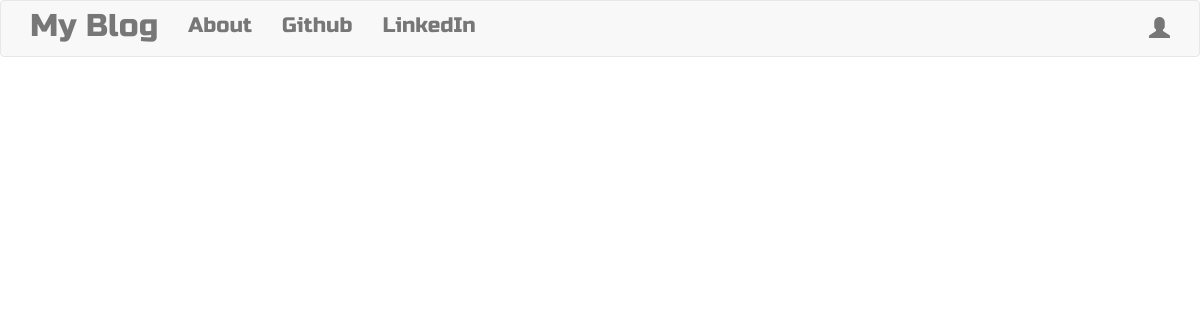
The app's page /, older data.
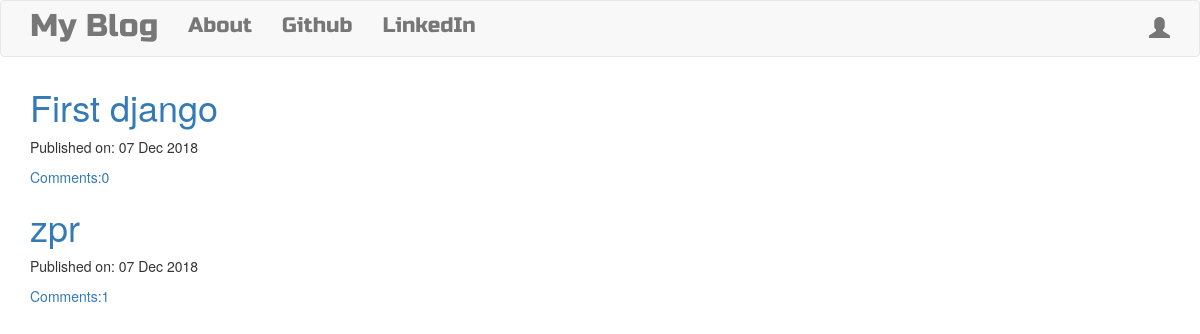
The same page, newer data.
### blog/models.py (models this page shows, shortened)
class Post(models.Model):
    author = models.ForeignKey('auth.User',on_delete=models.CASCADE)
    title = models.CharField(max_length=250)
    text  = models.TextField()
    created_date= models.DateTimeField(default=timezone.now)
    published_date = models.DateTimeField(blank=True,null= True)
    def approved_comments(self):
        return self.comments.filter(approved_comment= True)

### blog/views.py (the view)
# urls.py: url(r'^$',views.PostListView.as_view(),name="post_list"),
class PostListView(ListView):
    model = Post
    def get_queryset(self):
        return Post.objects.filter(published_date__lte=timezone.now()).order_by('-published_date')

### blog/templates/blog/post_list.html
{%extends "blog/base.html"%}
{%block content%}
   <div class="centerstage">
     {%for post in post_list%}
      <div class="post">
        <h1>
          <a href="{%url 'post_detail' pk=post.pk%}">{{post.title}}</a>
        </h1>
        <div class="date">
          <p>Published on: {{post.published_date|date:"d M Y"}}</p>
        </div>
        <a href="{%url 'post_detail' pk=post.pk%}">Comments:{{post.approved_comments.count}}</a>
      </div>
     {%endfor%}
   </div>
{%endblock%}

### blog/templates/blog/base.html (shortened to what this page needs)
<!DOCTYPE html>
<html lang="en" dir="ltr">
{%load staticfiles%}
  <head>
    <link rel="stylesheet" href="https://maxcdn.bootstrapcdn.com/bootstrap/3.3.7/css/bootstrap.min.css">
    <link rel="stylesheet" href="//cdn.jsdelivr.net/npm/medium-editor@latest/dist/css/medium-editor.min.css" type="text/css" media="screen" charset="utf-8">
    <link rel="stylesheet" href="{%static 'css/blog.css'%}">
  </head>
  <body>
    <nav class="navbar navbar-default tech-font">
      <div class="container">
        <ul class = "nav navbar-nav">
          <li>
            <a href="{%url 'post_list'%}" class="navbar-brand big-brand">My Blog</a>
          </li>
          <li>
            <a href="{%url 'about'%}">About</a>
          </li>
          <li>
            <a href="https://www.github.com">Github</a>
          </li>
          <li>
            <a href="https://www.linkedin.com">LinkedIn</a>
          </li>
        </ul>
        <ul class ="nav navbar-nav navbar-right">
          {%if user.is_authenticated%}
            <li>
              <a href="{%url 'post_new'%}">New Post</a>
            </li>
            <li>
              <a href="{%url "post_draft_list"%}">Post Draft</a>
            </li>
            <li>
              <a href="{% url "logout" %}?next=/">Logout</a>
            </li>
          {%else%}
            <li>
              <a href="{%url "login"%}"> <span class="glyphicon glyphicon-user"></span> </a>
            </li>
          {%endif%}
        </ul>
      </div>
    </nav>
    <div class="content container">
      <div class="row">
        <div class="col-md-8">
          <div class="blog-posts">
            {%block content%}
            {%endblock%}
          </div>
        </div>
      </div>
    </div>
  </body>
</html>

### blog/static/css/blog.css (style rules this page uses)
.tech-font { font-family: 'Russo One', sans-serif; font-size: 1.5em; margin-bottom: 10px; }
.big-brand { font-size:1.5em; }
.centerstage { margin-left: auto; margin-right: auto; }

Row changes from the older to the newer data that the page shows:
added Post: title "First django", published_date "07 Dec 2018", approved_comments.count "0"
added Post: title "zpr", published_date "07 Dec 2018", approved_comments.count "1"
